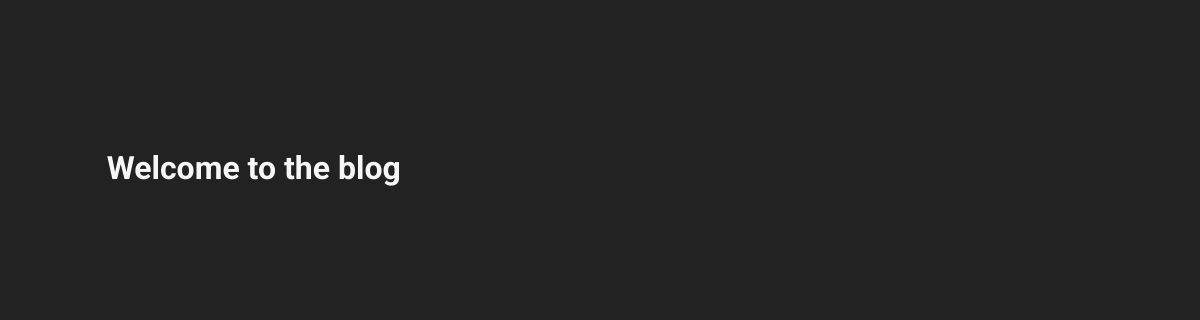
/blog/, run on an earlier commit of the app's database.
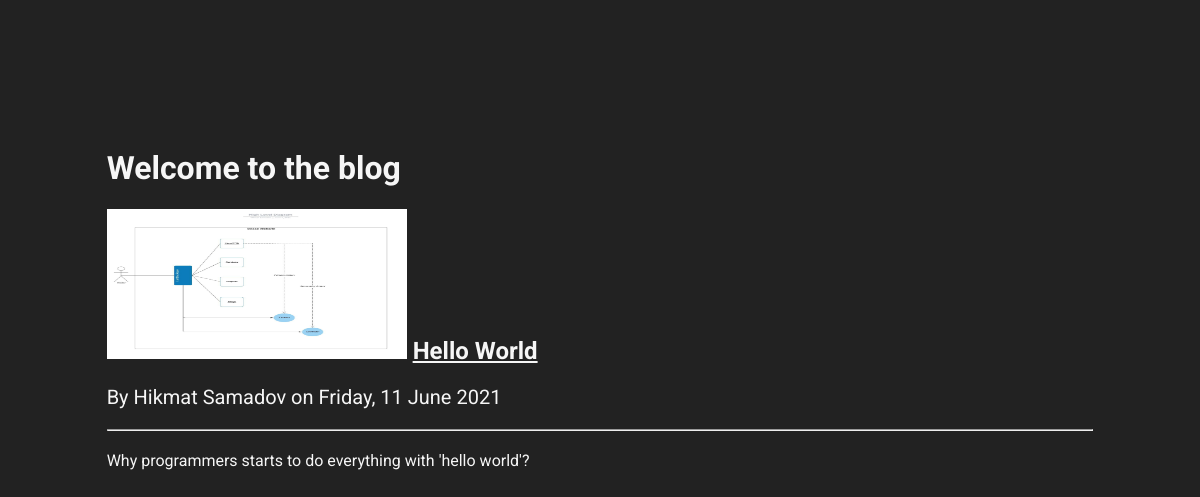
And on a later commit of the database.
### apps/blog/models.py (models this page shows, shortened)
class Article(models.Model):
    class Meta:
        ordering = ["-publish_date"]
    title = models.CharField(max_length=100, unique=True) #6 words
    subtitle = models.CharField(max_length=100, blank=True, null=True)
    image = models.ImageField(blank=True, null=True)
    slug = models.SlugField(max_length=255, unique=True, blank=True, null=True)
    content = models.TextField() #1,400 - 1,600 words
    meta_description = models.CharField(max_length=120, blank=True) # 120, 158, 168
    date_created = models.DateTimeField(auto_now_add=True)
    date_modified = models.DateTimeField(auto_now=True)
    publish_date = models.DateTimeField(blank=True, null=True)
    published = models.BooleanField(default=False)
    author = models.CharField(max_length=255, blank=True, null=True)

### apps/blog/views.py (the view)
# urls.py: path('', blogOverview, name="overview"),
def blogOverview(request):
    articles = Article.objects.all()
    context = {
        'articles': articles,
    }
    return render(request, 'overview.html', context)

### apps/blog/templates/overview.html (shortened to what this page needs)
{% extends 'base.html' %}
{% load static %}
{% block head_imports %}
    <link rel="stylesheet" href="{% static 'css/blog.css' %}">
{% endblock  %}
{% block content %}
    <main>
        <h1>Welcome to the blog</h1>
        <div class="articles">
            {% for article in articles %}
            <div  class="article" id="{{ article.title }}">
                <h2 class="article-header">
                    <img src="{{ article.image.url }}" class="prod-image" alt="{{ article.title }} {{ article.subtitle }}">
                    <a href="{% url 'blog:article' article.slug %}">
                        {{ article.title }}
                    </a>
                </h2>
                <p class="article-about">
                    By {{ article.author }} on {{ article.publish_date|date:"l, j F Y" }}
                </p>
                <hr class="divider">
                <p class="article-summary">
                    {{ article.meta_description }}
                </p>
            </div>
            {% endfor %}
        </div>
    </main>
{% endblock %}

### apps/core/templates/base.html (shortened to what this page needs)
{% load static %}
<!DOCTYPE html>
<html lang="en">
<head>
    <link rel="stylesheet" href="{% static 'css/main.css' %}">
    {% block head_imports %}
    {% endblock %}
</head>
<body class="body" id="body">
    {% block content %}
    {% endblock content %}
</body>
</html>

### static/css/main.css (style rules this page uses)
html { font-family: 'Roboto', sans-serif; }
body, a { background-color: #222222; color: #f6f6f6; }
img { width: 300px; height: 150px; }

### static/css/blog.css (style rules this page uses)
main { padding: 120px 8.3333%; }
p.article-about { font-size: 14px; user-select: none; }
hr.divider { margin-top: 5px; margin-bottom: 10px; }
@media screen and (min-width: 768px) { main { padding: 120px 8.3333%; } }
@media screen and (min-width: 1171px) { p.article-about { font-size: 20px; } }
@media screen and (min-width: 1171px) { hr.divider { margin-top: 8px; margin-bottom: 20px; } }

What changed in the data, as far as the page shows it:
added Article: image (picture), title "Hello World", author "Hikmat Samadov", publish_date "Friday, 11 June 2021", meta_description "Why programmers starts to do everything with 'hello world'?"
